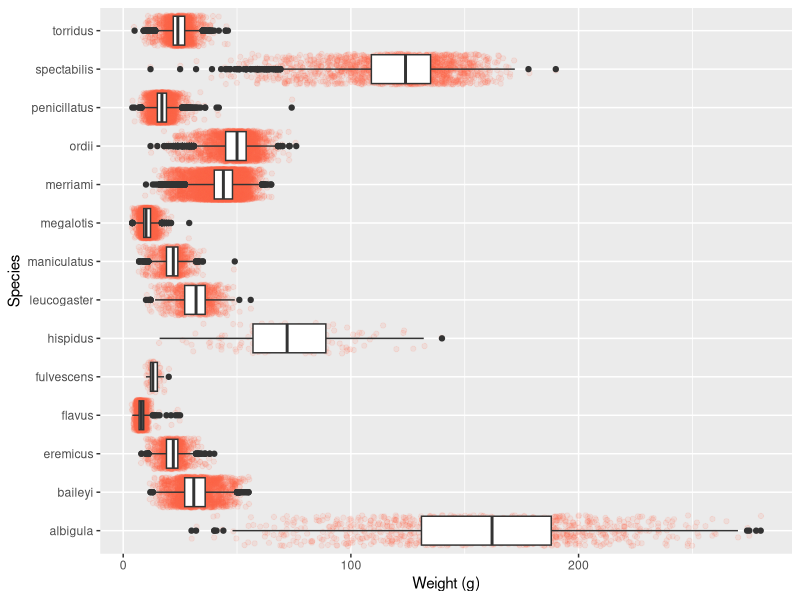
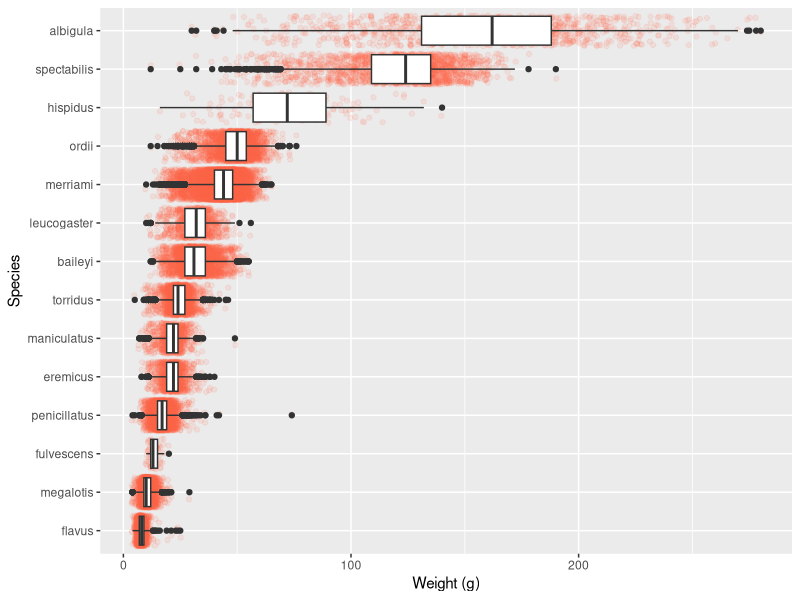
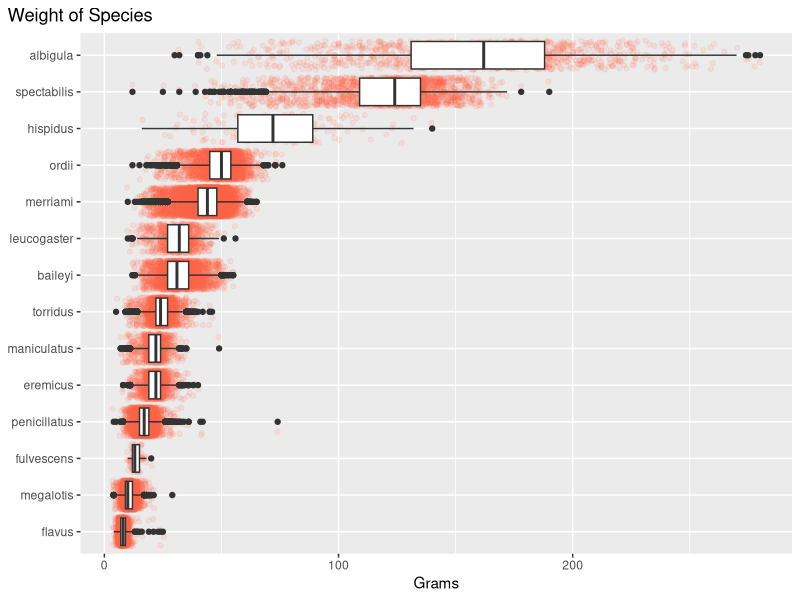
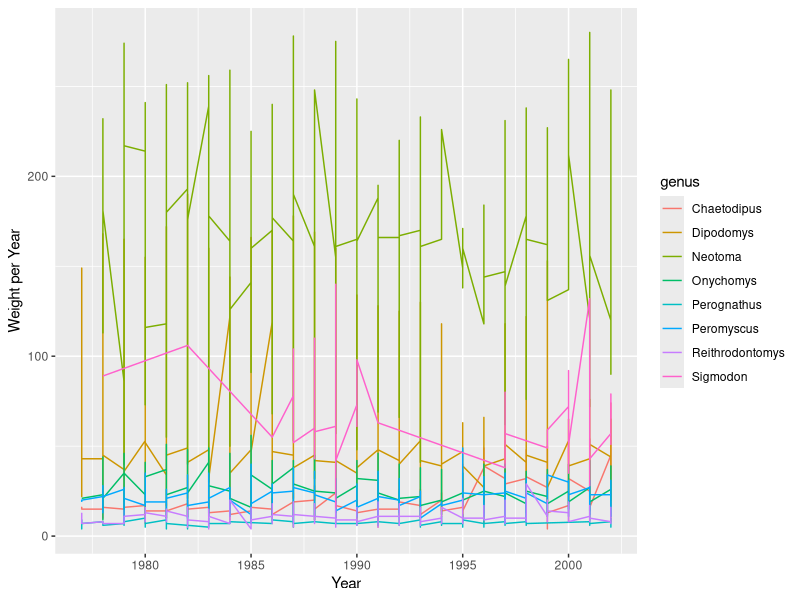
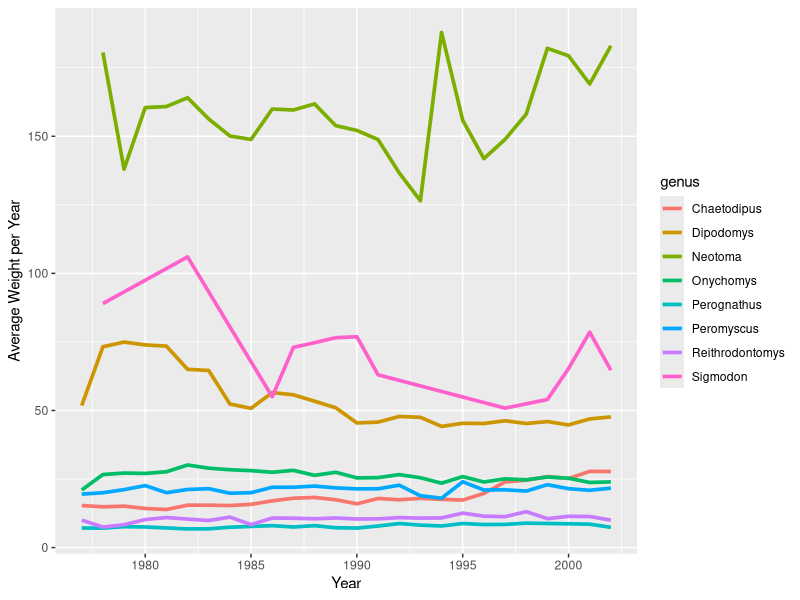
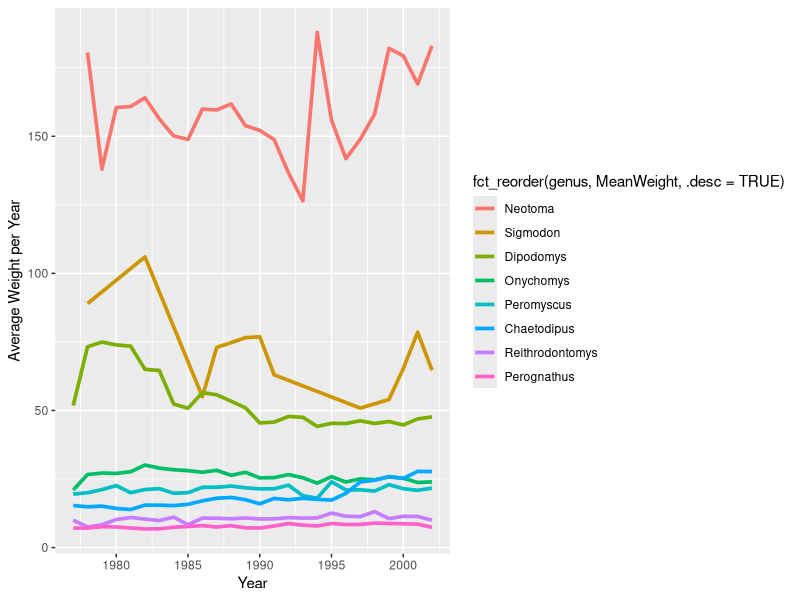
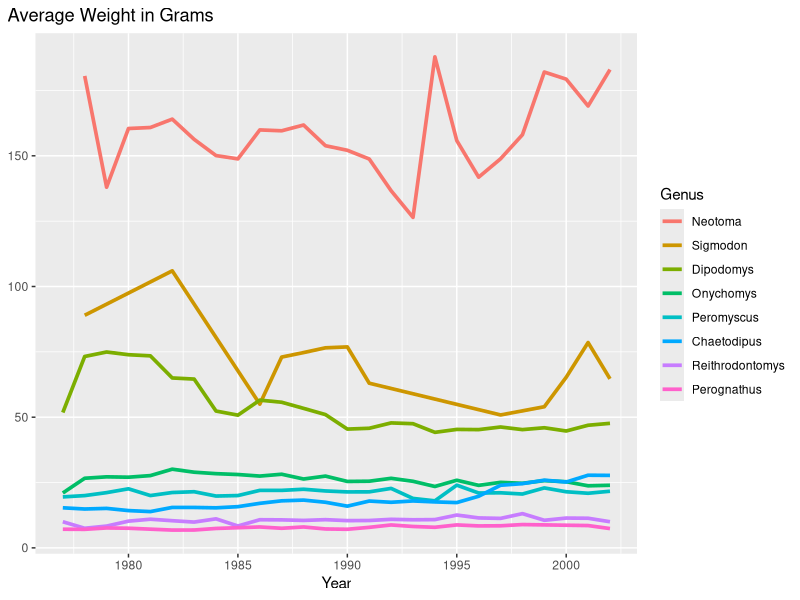
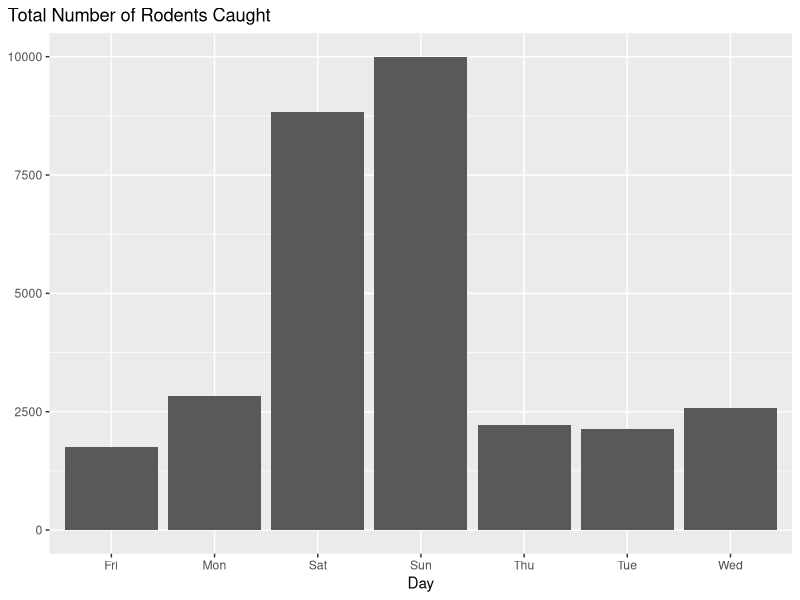

Write the R code that produced these figures, in order.
## ---- chunk 1
#| warning: false
#| include: false
library(tidyverse)
library(stringr)
library(here)
## ---- chunk 2
#| warning: false
surveys <- read_csv(here::here("supporting_artifacts", "learning_targets", "Data" ,"surveys.csv"), 
                    show_col_types = FALSE)
## ---- chunk 3
surveys |> 
  ggplot(
    mapping = aes(x = weight, y = species)) +
    geom_jitter(color = "tomato", alpha = 0.1) +
    geom_boxplot(outlier.alpha = 1) +
    labs(x = "Weight (g)", y = "Species") +
    theme(legend.position = "none")
## ---- chunk 4
surveys |> 
  mutate(species = fct_reorder(species, weight)) |> 
  ggplot(
    mapping = aes(x = weight, y = species)) +
    geom_jitter(color = "tomato", alpha = 0.1) +
    geom_boxplot(outlier.alpha = 1) +
    labs(x = "Weight (g)", y = "Species") +
    theme(legend.position = "none")
## ---- chunk 5
surveys |> 
  mutate(species = fct_reorder(species, weight)) |> 
  ggplot(
    mapping = aes(x = weight, y = species)) +
    geom_jitter(color = "tomato", alpha = 0.1) +
    geom_boxplot(outlier.alpha = 1) +
    theme(axis.title.y = element_blank(),
          plot.title.position = "plot",
          legend.position = "none") +
    labs(title = "Weight of Species",
         x = "Grams")
## ---- chunk 6
surveys |> 
  ggplot(mapping = aes(x = year, y = weight, color = genus)) +
    geom_line() +
    labs(y = "Weight per Year",
         x = "Year")
## ---- chunk 7
surveys |> 
  group_by(year, genus) |> 
  mutate(MeanWeight = mean(weight)) |> 
  distinct(year, .keep_all = TRUE) |> 
  select(MeanWeight, year, genus) |> 
  ggplot(mapping = aes(x = year, y = MeanWeight, color = genus)) +
    geom_line(size = 1.25) +
    labs(y = "Average Weight per Year",
         x = "Year")
## ---- chunk 8
surveys |> 
  group_by(year, genus) |> 
  mutate(MeanWeight = mean(weight)) |> 
  distinct(year, .keep_all = TRUE) |> 
  select(MeanWeight, year, genus) |> 
  ggplot(mapping = aes(x = year, y = MeanWeight, color = 
                       fct_reorder(genus, MeanWeight, .desc = TRUE))) +
    geom_line(size = 1.25) +
    labs(y = "Average Weight per Year",
         x = "Year") 
## ---- chunk 9
surveys |> 
  group_by(year, genus) |> 
  mutate(MeanWeight = mean(weight)) |> 
  distinct(year, .keep_all = TRUE) |> 
  select(MeanWeight, year, genus) |> 
  ggplot(mapping = aes(x = year, y = MeanWeight, color = 
                       fct_reorder(genus, MeanWeight, .desc = TRUE))) +
    geom_line(size = 1.25) +
    labs(x = "Year",
         col = "Genus",
         title = "Average Weight in Grams") +
    theme(axis.title.y = element_blank(),
          plot.title.position = "plot")
  
## ---- chunk 10
surveys |> 
  group_by(day_of_week) |> 
  summarize(total = n()) |> 
  filter(day_of_week != "") |>
  ggplot(mapping = aes(x = day_of_week, y = total)) +
    geom_bar(stat = "identity") +  # Thank you https://stackoverflow.com/a/38803743
    labs(x = "Day",
         title = "Total Number of Rodents Caught") +
    theme(axis.title.y = element_blank(),
          plot.title.position = "plot")
  
## ---- chunk 11
surveys |> 
  group_by(day_of_week) |> 
  summarize(total = n()) |> 
  filter(day_of_week != "") |>
  ggplot(mapping = aes(x = fct_relevel(
              day_of_week, "Mon", "Tue", "Wed", "Thu", "Fri", "Sat", "Sun"), 
              y = total)) +
    geom_bar(stat = "identity") +  # Thank you https://stackoverflow.com/a/38803743
    labs(x = "Day",
         title = "Total Number of Rodents Caught") +
    theme(axis.title.y = element_blank(),
          plot.title.position = "plot")
  
## ---- chunk 12
surveys |> 
  group_by(day_of_week) |> 
  summarize(total = n()) |> 
  filter(day_of_week != "") |>
  ggplot(mapping = 
           aes(x = fct_collapse(day_of_week,
                                Weekday = c("Mon", "Tue", "Wed", "Thu", "Fri"),
                                Weekend = c("Sat", "Sun")),  
               y = total)) +
    geom_bar(stat = "identity") +  # Thank you https://stackoverflow.com/a/38803743
    labs(x = "Type of Day",
         title = "Total Number of Rodents Caught") +
    theme(axis.title.y = element_blank(),
          plot.title.position = "plot") +
    scale_y_continuous(limits = c(0, 20000))
  
